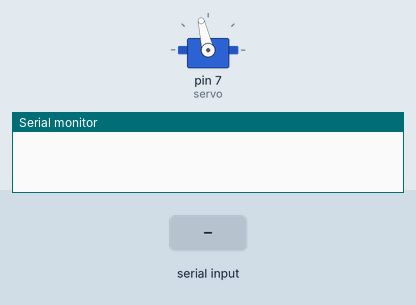
Bench run of a sketch on a simulated Arduino Uno, built with avr-gcc and run on an emulated ATmega328P. On the bench: servo, the last lines printed to the serial monitor. Inputs (shaded band) come from the test bench.

Above: at 1.2 s.
1.3 s: "0" received over Serial
At 2.1 s:
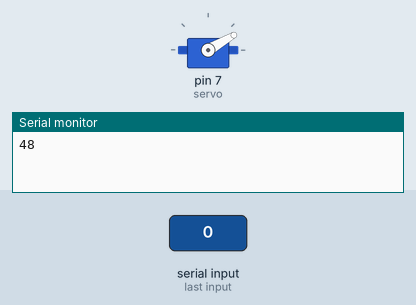
3.8 s: "1" received over Serial
At 4.4 s:
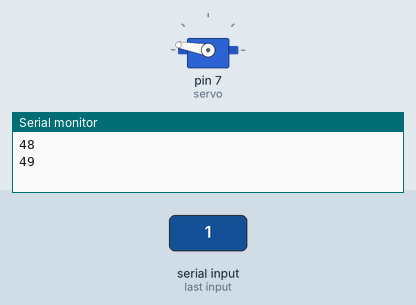
Timing chart, 0 to 6.8 s (numbered marks = the images above; inputs shaded):
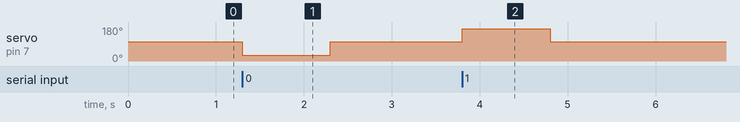

Measured:
- after the input at 1.3 s, servo on pin 7 (servo): 103° → 30° at once, → 103° 1.0 s later
- after the input at 3.8 s, servo on pin 7 (servo): 103° → 170° at once, → 103° 1.0 s later

The sketch:

subomotor.ino
```cpp
#include <Servo.h>

Servo servo;
int value=0;

void setup()
{
  servo.attach(7);
  Serial.begin(9600);
  servo.write(103);
}

void loop()
{
  if(Serial.available())
  {
    int in_data;
    in_data = Serial.read();
    Serial.println(in_data);
    if(in_data == 48)
    {
      servo.write(30);
      delay(1000);
      servo.write(103);
    }
    else if (in_data == 49)
    {
     servo.write(170);
     delay(1000);
     servo.write(103);
    }
  }
}
```
